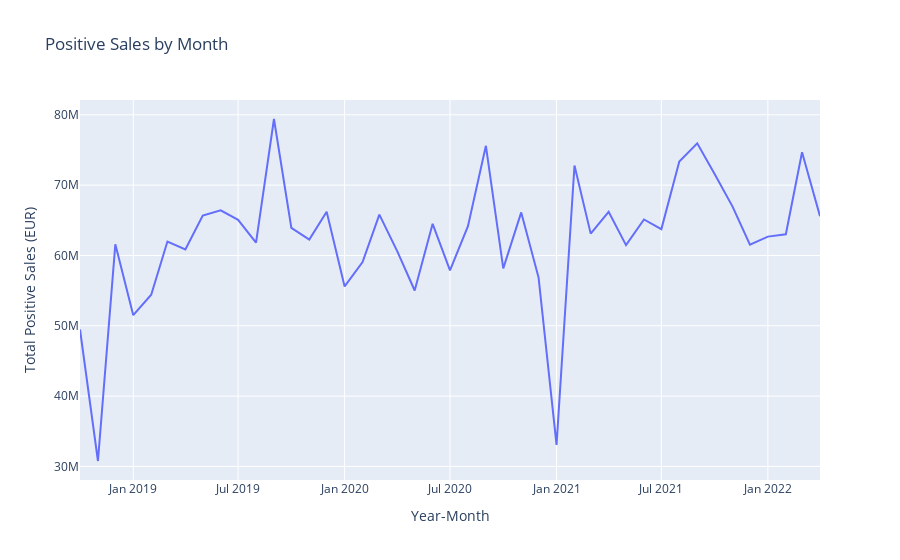

Notebook cell for this chart:
### Code cell
positive_sales['Year_Month'] = positive_sales['DATE'].dt.to_period('M')
grouped_positive_sales_month = positive_sales.groupby('Year_Month')['Sales_EUR'].sum().reset_index()

grouped_positive_sales_month['Year_Month'] = grouped_positive_sales_month['Year_Month'].astype(str)

plot_sales(grouped_positive_sales_month, 'Year_Month', 'Sales_EUR', 'Positive Sales by Month', 'Year-Month', 'Total Positive Sales (EUR)')

### Figure 1 — Plotly figure (JSON) as saved in the notebook; plotly's stock layout.template omitted (floating-point values rounded to 4 significant figures)
{"data": [{"hovertemplate": "Year-Month=%{x}<br>Total Positive Sales (EUR)=%{y}<extra></extra>", "legendgroup": "", "line": {"color": "#636efa", "dash": "solid"}, "marker": {"symbol": "circle"}, "mode": "lines", "name": "", "orientation": "v", "showlegend": false, "type": "scatter", "x": ["2018-10", "2018-11", "2018-12", "2019-01", "2019-02", "2019-03", "2019-04", "2019-05", "2019-06", "2019-07", "2019-08", "2019-09", "2019-10", "2019-11", "2019-12", "2020-01", "2020-02", "2020-03", "2020-04", "2020-05", "2020-06", "2020-07", "2020-08", "2020-09", "2020-10", "2020-11", "2020-12", "2021-01", "2021-02", "2021-03", "2021-04", "2021-05", "2021-06", "2021-07", "2021-08", "2021-09", "2021-10", "2021-11", "2021-12", "2022-01", "2022-02", "2022-03", "2022-04"], "xaxis": "x", "y": [49470000.0, 30770000.0, 61580000.0, 51510000.0, 54420000.0, 61980000.0, 60870000.0, 65664848, 66400000.0, 65070000.0, 61840000.0, 79400000.0, 63920000.0, 62250000.0, 66220000.0, 55600000.0, 59050000.0, 65810000.0, 60580000.0, 55010000.0, 64500000.0, 57880000.0, 64170000.0, 75590000.0, 58160000.0, 66120000.0, 56850000.0, 33060000.0, 72790000.0, 63110000.0, 66210000.0, 61460000.0, 65110000.0, 63740000.0, 73350000.0, 75940000.0, 71570000.0, 66950000.0, 61520000.0, 62680000.0, 63010000.0, 74680000.0, 65580000.0], "yaxis": "y"}], "layout": {"legend": {"tracegroupgap": 0}, "title": {"text": "Positive Sales by Month"}, "xaxis": {"anchor": "y", "domain": [0, 1], "title": {"text": "Year-Month"}}, "yaxis": {"anchor": "x", "domain": [0, 1], "title": {"text": "Total Positive Sales (EUR)"}}}}
